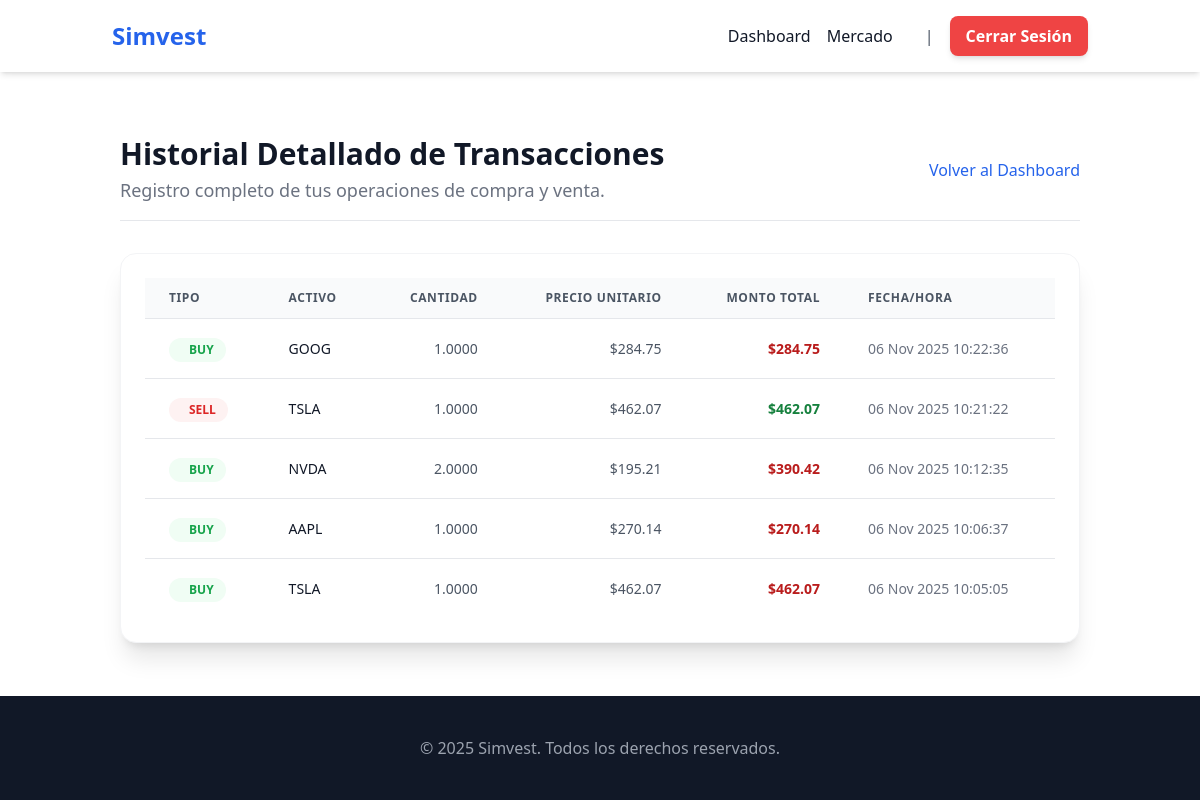
/dashboard/history (signed in), run on the app's committed database.
### app/models.py (models this page shows, shortened)
class Transaction(db.Model):
    __tablename__ = 'transactions'
    id = db.Column(db.Integer, primary_key=True)
    user_id = db.Column(db.Integer, db.ForeignKey('users.id'), nullable=False)
    symbol = db.Column(db.String(10), nullable=False)
    type = db.Column(db.String(10), nullable=False)
    quantity = db.Column(db.Float, nullable=False)
    price_per_unit = db.Column(db.Float, nullable=False)
    total_amount = db.Column(db.Float, nullable=False) # quantity * price_per_unit
    timestamp = db.Column(db.DateTime, index=True, default=func.current_timestamp())
    user = db.relationship('User', backref=db.backref('transactions', lazy=True))

### app/controllers/DashboardController.py (the view)
@dashboard_bp.route('/history', methods=['GET']) # <<< NUEVA RUTA
@login_required
def history():
    all_transactions = Transaction.query.filter_by(user_id=current_user.id)\
                                     .order_by(desc(Transaction.timestamp))\
                                     .all()
    return render_template(
        'Dashboard/history.html', # <<< NUEVA PLANTILLA
        transactions=all_transactions
    )

### app/__init__.py (called while the page is built)
@app.template_filter('currency')
def currency_filter(value):
    try:
        val = float(value)
        return f"${val:,.2f}"
    except (ValueError, TypeError, AttributeError):
        return value

### app/models.py (called while the page is built)
@login_manager.user_loader
def load_user(user_id):
    return db.session.get(User, int(user_id))

### app/templates/Dashboard/history.html (shortened to what this page needs)
{% extends "base.html" %}
{% block content %}
<main class="container mx-auto px-4 sm:px-6 lg:px-8 py-10 space-y-8">
    <header class="flex items-center justify-between border-b pb-4 mb-6">
        <div>
            <h1 class="text-3xl font-extrabold text-gray-900">
                Historial Detallado de Transacciones
            </h1>
            <p class="text-lg text-gray-500 mt-1">
                Registro completo de tus operaciones de compra y venta.
            </p>
        </div>
        <a href="{{ url_for('dashboard.dashboard') }}"
           class="inline-flex items-center text-blue-600 hover:text-blue-800 font-medium transition">
             Volver al Dashboard
        </a>
    </header>
    <section class="bg-white rounded-2xl shadow-xl p-6 border border-gray-100">
        {% if transactions %}
        <div class="overflow-x-auto">
            <table class="min-w-full text-sm text-left text-gray-700 divide-y divide-gray-200">
                <thead class="bg-gray-50 text-gray-600 uppercase text-xs font-bold tracking-wider">
                    <tr>
                        <th class="px-6 py-3">Tipo</th>
                        <th class="px-6 py-3">Activo</th>
                        <th class="px-6 py-3 text-right">Cantidad</th>
                        <th class="px-6 py-3 text-right">Precio Unitario</th>
                        <th class="px-6 py-3 text-right">Monto Total</th>
                        <th class="px-6 py-3">Fecha/Hora</th>
                    </tr>
                </thead>
                <tbody class="divide-y divide-gray-200">
                    {% for tx in transactions %}
                    {% set tx_color = 'text-green-600 bg-green-50' if tx.type == 'BUY' else 'text-red-600 bg-red-50' %}
                    {% set tx_icon = 'fa-plus-circle' if tx.type == 'BUY' else 'fa-minus-circle' %}
                    <tr class="hover:bg-gray-100 transition duration-150">
                        <td class="px-6 py-4 whitespace-nowrap">
                            <span class="inline-flex items-center font-bold px-3 py-1 rounded-full text-xs {{ tx_color }}">
                                <i class="fa-solid {{ tx_icon }} mr-2"></i> {{ tx.type }}
                            </span>
                        </td>
                        <td class="px-6 py-4 whitespace-nowrap font-medium text-gray-900">{{ tx.symbol }}</td>
                        <td class="px-6 py-4 whitespace-nowrap text-right text-gray-600">{{ "{:,.4f}".format(tx.quantity) }}</td>
                        <td class="px-6 py-4 whitespace-nowrap text-right text-gray-600">{{ tx.price_per_unit | currency }}</td>
                        {% set total_color = 'font-bold text-red-700' if tx.type == 'BUY' else 'font-bold text-green-700' %}
                        <td class="px-6 py-4 whitespace-nowrap text-right {{ total_color }}">{{ tx.total_amount | currency }}</td>
                        <td class="px-6 py-4 whitespace-nowrap text-gray-500">
                            {{ tx.timestamp.strftime('%d %b %Y %H:%M:%S') }}
                        </td>
                    </tr>
                    {% endfor %}
                </tbody>
            </table>
        </div>
        {% endif %}
    </section>
</main>
{% endblock %}

### app/templates/base.html (shortened to what this page needs)
<!DOCTYPE html>
<html lang="es">
<head>
    <script src="https://cdn.tailwindcss.com"></script>
    <link href="https://unpkg.com/aos@2.3.1/dist/aos.css" rel="stylesheet">
</head>
<body class="font-sans text-gray-900">
<header class="bg-white/90 backdrop-blur-sm shadow-md fixed w-full top-0 z-50">
    <div class="container mx-auto flex justify-between items-center px-6 py-4">
      <a href="{{ url_for('dashboard.dashboard') }}" class="text-2xl font-extrabold text-blue-600">Simvest</a>
        <nav class="flex items-center space-x-4">
            {% if current_user.is_authenticated %}
            <div class="flex space-x-4 mr-4">
                <a href="{{ url_for('dashboard.dashboard') }}" class="hover:text-blue-600 font-medium transition duration-150">Dashboard</a>
                <a href="{{ url_for('market.market') }}" class="hover:text-blue-600 font-medium transition duration-150">Mercado</a>
            </div>
            <span class="text-gray-600 hidden sm:inline">|</span>
            <a href="{{ url_for('logout') }}"
                class="bg-red-500 hover:bg-red-600 text-white px-4 py-2 rounded-lg transition font-semibold shadow-md">
                Cerrar Sesión
            </a>
            {% endif %}
        </nav>
    </div>
</header>
<main>
    {% block content %}{% endblock %}
</main>
<footer class="bg-gray-900 text-gray-400 py-10 mt-auto">
    <div class="container mx-auto px-6 text-center">
        <p>&copy; 2025 Simvest. Todos los derechos reservados.</p>
    </div>
</footer>
</body>
</html>

### app/templates/base.html (style rules this page uses)
body { padding-top: 6rem; min-height: 100vh; display: flex; flex-direction: column; }
main { flex: 1; }

### data on the page
Transaction: type "BUY", symbol "GOOG", quantity "1.0000", price_per_unit "$284.75", total_amount "$284.75", timestamp "06 Nov 2025 10:22:36"
Transaction: type "SELL", symbol "TSLA", quantity "1.0000", price_per_unit "$462.07", total_amount "$462.07", timestamp "06 Nov 2025 10:21:22"
Transaction: type "BUY", symbol "NVDA", quantity "2.0000", price_per_unit "$195.21", total_amount "$390.42", timestamp "06 Nov 2025 10:12:35"
Transaction: type "BUY", symbol "AAPL", quantity "1.0000", price_per_unit "$270.14", total_amount "$270.14", timestamp "06 Nov 2025 10:06:37"
Transaction: type "BUY", symbol "TSLA", quantity "1.0000", price_per_unit "$462.07", total_amount "$462.07", timestamp "06 Nov 2025 10:05:05"
